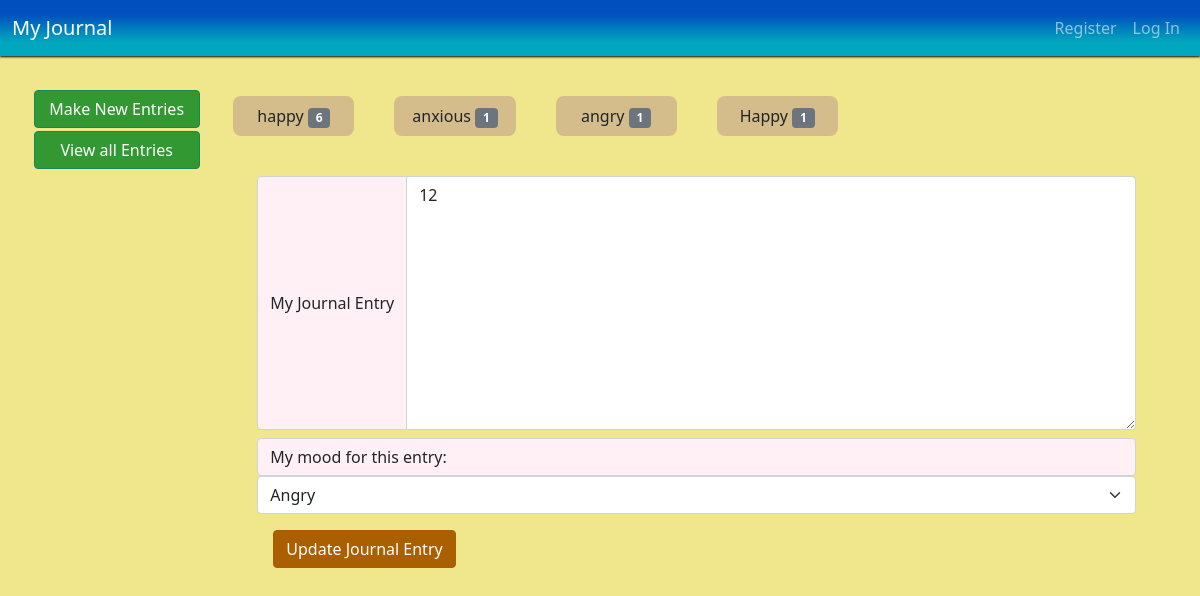
/update?id=19, run on the app's committed database.
### tables this page shows
CREATE TABLE 'entries' ('id' INTEGER PRIMARY KEY AUTOINCREMENT NOT NULL, 'username' TEXT NOT NULL, 'entry' TEXT, 'mood' TEXT, 'date' DATE, 'fDate' TEXT);

### app.py (the view)
@app.route('/update', methods=["GET", "POST"])
def update():
    if request.method == "GET" and not request.args:
        return redirect('/')
    if request.method == 'POST':
        with alcSession(engine) as conn:
            try:
                newentry = request.form.get('journal-entry')
                newmood = request.form.get('mood-select')
                id = request.args['id']
                statement = text("UPDATE entries SET entry = :newentry, mood = :newmood WHERE id = :id AND username = :username").bindparams(id = id, username = '1', newentry = newentry, newmood = newmood)
                conn.execute(statement)
                conn.commit()
                return redirect('/')
            except:
                flash("Error updating entry!")
                return redirect('/')
    elif request.method == "GET":
        print('hello')
        print(request.method)
        with alcSession(engine) as conn:
            statement = text("SELECT mood FROM entries WHERE username = '1'")  # for easy testing, using username '1'
            rows = conn.execute(statement)
            rows = rows.all()
            total_moods = {}
            for row in rows:
                total_moods.setdefault(row[0], 0)
                total_moods[row[0]] += 1
            statement = text("SELECT entry, mood FROM entries WHERE id = :id;").bindparams(id = request.args['id'])
            rows = conn.execute(statement)
            rows = rows.all()
            entry = rows
            return render_template('update.html', moods=total_moods, entry=entry, id=request.args['id'])

### app.py (called while the page is built)
@app.after_request
def after_request(response):
    response.headers["Cache-Control"] = "no-cache, no-store, must-revalidate"
    response.headers["Expires"] = 0
    response.headers["Pragma"] = "no-cache"
    return response

### templates/update.html (shortened to what this page needs)
{% extends "layout.html" %}
{% block main %}
<main class='container-fluid journal-container'>
  <div class='row'>
    <div class='col-md-2'>
      <nav class="flex-column nav nav-menu">
        <button id='new-entries-btn' class='menu-btn btn btn-success'>Make New Entries</button>
        <button id='all-entries-btn' class='menu-btn btn btn-success'>View all Entries</button>
      </nav>
    </div>
    <div class='col-md-10'>
      <div class='row' id='mood-row'>
        {% for mood, num in moods.items() %}
        <div class='col-md-2'>
          <p class='mood-btn'>{{ mood }}
            <span class="badge bg-secondary">{{ num }}</span>
          </p>
        </div>
        {% endfor %}
      </div>
      <div class='container'>
        <div class='row'>
          <div class='col-md-12'>
            <form action="/update?id={{ id }}" method="post" id='journal-form'>
              <div class="input-group">
                <span class="input-group-text" id='journal-desc' >My Journal Entry</span>
                <textarea name='journal-entry' class="form-control" aria-label="my journal entry" rows=10>{{ entry[0].entry }}</textarea>
              </div>
              <span class="input-group-text" id='mood-desc'>My mood for this entry:</span>
              <select id='mood-select' data-value='{{ entry[0].mood }}' name='mood-select' class="form-select" aria-label="Default select example">
                <option>Angry</option>
              </select>
              <div class='btn-container'>
                <button class='btn-primary btn' id='save-btn'>
                  Update Journal Entry
                </button>
              </div>
            </form>
          </div>
        </div>
      </div>
    </div>
  </div>
</main>
{% endblock %}

### data on the page
entries: mood "happy", num "6"
entries: mood "anxious", username "1"
entries: mood "angry", username "1", journal-entry "12", mood-select "Angry"
entries: mood "Happy", username "1"
